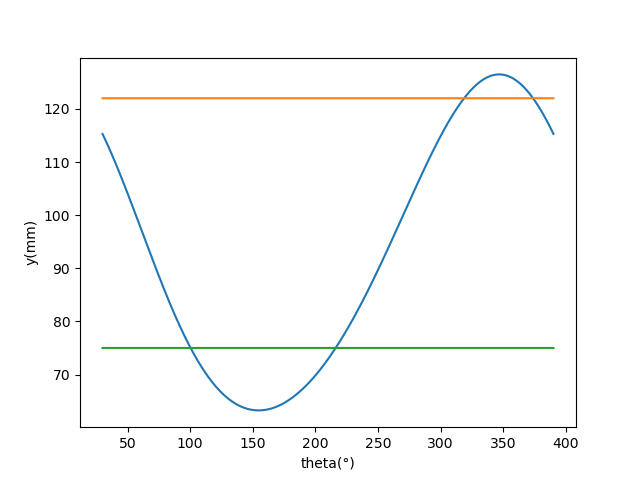

Python code for this plot:
import numpy as np
import matplotlib.pyplot as plt

theta=np.linspace(np.pi/6,np.pi*2+np.pi/6,3600)
deg=theta/np.pi*180
a=30
b=100
e=30
#阈值
y1=122
y2=75
y=a*np.cos(theta)+np.sqrt(b**2-(e+a*np.sin(theta))**2)
y_max=np.max(y)
x_max=deg[np.where(y==y_max)]
print("y_max={},x={}".format(y_max,x_max))
y_min=np.min(y)
x_min=deg[np.where(y==y_min)]
print("y_min={},x={}".format(y_min,x_min))

x1=np.where(y>y1)
print("x1={},{}".format(deg[np.min(x1)],deg[np.max(x1)]))
x2=np.where(y<y2)
print("x2={},{}".format(deg[np.min(x2)],deg[np.max(x2)]))
plt.figure(1)
plt.plot(deg,y)
up=np.ones(len(deg))*y1
plt.plot(deg,up)
low=np.ones(len(deg))*y2
plt.plot(deg,low)
plt.xlabel('theta(°)')
plt.ylabel('y(mm)')
#plt.title("y=a*cos(theta)+sqrt(b**2-(e+a*sin(theta))**2),a={},b={},e={}".format(a,b,e))

plt.savefig("calc.png")
#plt.show()